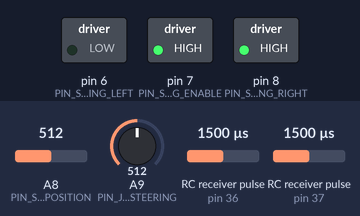
Bench run of a sketch on a simulated Teensy 4. Parts: switched loads named in the sketch (green lamp = pin HIGH). Wiring (inferred from the names in the program): 2 × RC receiver channel: data pin 36 / data pin 37. The inputs (shaded band) are chosen by the test bench; at power-on: RC receiver pulse (sensors on pin 36, pin 37) 1500 µs, A8 (PIN_STEERING_POSITION) = 512, A9 (PIN_JOYSTICK_STEERING) = 512. What the sketch prints to the serial monitor is not drawn.

Above: at 1.2 s.
1.3 s: RC receiver pulse (sensor on pin 36) set to 1544 µs
2.8 s: RC receiver pulse (sensor on pin 36) set to 1559 µs
At 4.0 s:
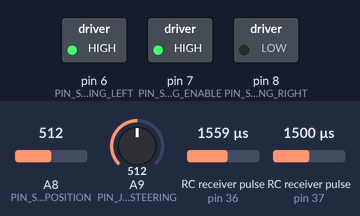
4.3 s: RC receiver pulse (sensor on pin 36) set to 1460 µs
5.8 s: RC receiver pulse (sensor on pin 36) set to 1434 µs
At 6.3 s:
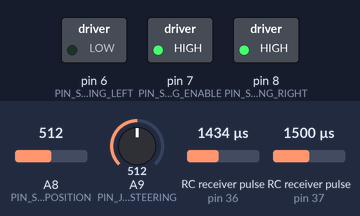
8.8 s: RC receiver pulse (sensor on pin 36) set to 1750 µs
At 9.8 s:
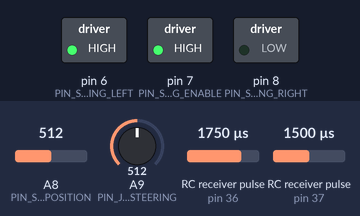
Timing chart, 0 to 11.3 s (numbered marks = the images above; inputs shaded):
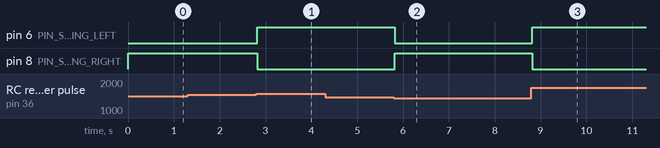

The sketch:

teensy_prototype.ino
```cpp
/**
 *
 * Sample code to demonstrate reading of the PWM singals from an RC controller to the Teensy 3.6
 *
 * A few things to note ...
 *    - currently set up to pins 36 (steering) and 37 (throttle).  Easily reconfigured via the pin numbers
 *    - much of this code is based on the original code (from the previous aruduino base) - loads of clean up is necessary
 *    - this is still interrupt driven
 *    - the output (in the serial console from b/c the debugging flag is on) will be the PWM signal length.  Would be better to have a scaling factor to turn this into a cannonical scale (0-1, or 0-100, or ...)
 */

#define PIN_RC_STEERING            36         // INPUT -- steering
#define PIN_RC_THROTTLE            37         // INPUT -- throttle
#define PIN_ESC_THROTTLE           9         // OUTPUT
#define PIN_STEERING_LEFT          6
#define PIN_STEERING_RIGHT         8
#define PIN_STEERING_ENABLE        7
#define PIN_JOYSTICK_STEERING      A9
#define PIN_STEERING_POSITION      A8

#define STEERING_MIN               200   // These numbers need to be tuned to maximum wheel turn amount
#define STEERING_MAX               800
#define STEERING_CENTER            500
#define STEERING_STOP_DELTA        10      // How close to target before stopping so we don't oscillate between 2 numbers
#define STEERING_START_DELTA       25      // How close to target before starting so we don't oscillate between 2 numbers
#define STEERING_SPEED             255   // PWM Value from 0 - 255 with 255 = max speed

#define OVERRIDE_TIMEOUT           4000     // in millis
#define OVERRIDE_THRESHOLD         50        // the window around resting which the parental controls must be out of in order to override the car controls
#define VELOCITY_INCR              0.35       // this sets the rate at which changes can be made to the PWM output signal -- higher the setting, faster the change

#define RC_IDLE                    1500
#define RC_MAX                     2000
#define RC_REV                     1000
#define RC_LEFT                    1000
#define RC_RIGHT                   2000
#define RC_LIMIT                   2500
#define RC_BUFFER_LIMIT            16
#define DEBUGGING                  true     // triggers additional logging over the serial line
#define DEBUGGING_JOYSTICK         false

volatile int prevTime_steering = 0;
volatile int idxSteering = 0;
int timesSteering[RC_BUFFER_LIMIT];
volatile int prevTime_Throttle = 0;
volatile int idxThrottle = 0;
int timesThrottle[RC_BUFFER_LIMIT];
bool inPulseSteering = false;
bool inPulseThrottle = false;
int rcSteeringPositionPWM = RC_IDLE;
float rcSteeringPositionPercent = 0.5;      // 50% represents center, 0% is full left and 100% is full right
int lastPulseThrottle = RC_IDLE;
int sameIdxCount = 0;
int lastIdx = 0;
bool RCrecvd = false;
unsigned long timeSinceOverride = OVERRIDE_TIMEOUT;
unsigned int passes = 0;
float lastYpwm = RC_IDLE;
int throttleSignal = 185;

int joystickSteering = 512;                 // Reading from X axis of joystick 0 - 1024
float joystickSteeringPercent = 0.5;        // 50% represents center, 0% is full left and 100% is full right
int steeringPosition = 0;                   // Reading from the Linear Actuator
int steeringTarget = 500;
bool isSteering = false;

void resetTimeArrays() {
  // initialize the time arrays, in case there's no RC receiver hooked up
  for (int i = 0; i < RC_BUFFER_LIMIT; i++) {
    timesSteering[i] = RC_IDLE;
    timesThrottle[i] = RC_IDLE;
  }

  RCrecvd = false;
}

/**
 * These three functions go together...
 *    handleSteeringInterrupt handles when the steering PWM input changes state
 *        ... it calls...
 *        (1) risingSteering ... handles when the signal is going high
 *        (2) fallingSteering ... handles when the signal is going low
 */
void handleSteeringInterrupt(){
  if(digitalRead(PIN_RC_STEERING) == 1){
    risingSteering();
  } else {
    fallingSteering();
  }
}

void risingSteering()
{
  if (!inPulseSteering) {
    RCrecvd = true;
    prevTime_steering = micros();
    inPulseSteering = true;
  }
}

void fallingSteering() {
  if (inPulseSteering) {
    RCrecvd = true;
    int lastTime = micros()-prevTime_steering;
    if ((lastTime > 0) && (lastTime < RC_LIMIT)) {
      idxSteering = ++idxSteering;
      idxSteering = idxSteering % RC_BUFFER_LIMIT;
      timesSteering[idxSteering] = lastTime;
    }
    inPulseSteering = false;
  }
}

/**
 * These three functions go together...
 *    handleThrottleInterrupt handles when the throttle PWM input changes state
 *        ... it calls...
 *        (1) risingThrottle ... handles when the signal is going high
 *        (2) fallingThrottle ... handles when the signal is going low
 */
void handleThrottleInterrupt(){
  if(digitalRead(PIN_RC_THROTTLE) == 1){
    risingThrottle();
  } else {
    fallingThrottle();
  }
}

void risingThrottle()
{
  if (!inPulseThrottle) {
    RCrecvd = true;
    prevTime_Throttle = micros();
    inPulseThrottle = true;
  }
}

void fallingThrottle() {
  if (inPulseThrottle) {
    RCrecvd = true;
    int lastTime = micros()-prevTime_Throttle;
    if ((lastTime > 0) && (lastTime < RC_LIMIT)) {
      idxThrottle = ++idxThrottle;
      idxThrottle = idxThrottle % RC_BUFFER_LIMIT;
      timesThrottle[idxThrottle] = lastTime;
    }
    inPulseThrottle = false;
  }
}


/**
 * Setup RC Interrupts, Steering Motor Controller Pins
 */
void setup() {
  pinMode(PIN_RC_STEERING, INPUT_PULLUP);
  attachInterrupt(digitalPinToInterrupt(PIN_RC_STEERING), &handleSteeringInterrupt, CHANGE);

  pinMode(PIN_RC_THROTTLE, INPUT_PULLUP);
  attachInterrupt(digitalPinToInterrupt(PIN_RC_THROTTLE), &handleThrottleInterrupt, CHANGE);

  pinMode(PIN_STEERING_LEFT, OUTPUT);
  pinMode(PIN_STEERING_RIGHT, OUTPUT);
  pinMode(PIN_STEERING_ENABLE, OUTPUT);
  analogWrite(PIN_STEERING_ENABLE, STEERING_SPEED);
}


/**
 * there's some extra stuff here... but the biggest thing is the debugging output
 *
 */
void loop() {

  passes = passes + 1;

  int iX_J = 0;
  int iY_J = 0;
  int iX_PWM = RC_IDLE;
  int iY_PWM = RC_IDLE;

  byte override = false;

  // monitor the RC input -- if no inputs for a while, force the current steering command to idle.  Otherwise, if a remote is switched off while driving,
  // that command will never stop and cannot be overridden by the child.
  //
  //  NOTE: THIS IS PROBABLY A BIT INCORRECT.  THE INDEX COUNTING METHOD USED HERE IS VERY DEPENDENT UPON CPU SPEED.  SHOULD PROBABLY BE TIME BASED!
  //
  int iCurIdxSteering = idxSteering;
  if (iCurIdxSteering == lastIdx) {
    sameIdxCount++;
  }
  else {
    sameIdxCount = 0;
    lastIdx = iCurIdxSteering;
  }

  // it's been too long, reset the RC arrays to idle.
  //
  //   NOTE: SEE THE PREVIOUS NOTE ABOUT THE INDEX COUNTING
  //
  if ((sameIdxCount > 2000) && RCrecvd) {
    resetTimeArrays();
    sameIdxCount = 0;
  }

  // confirm that the input is good (within bounds) and beyond the OVERRIDE_THRESHOLD
  if (abs(timesSteering[iCurIdxSteering] - RC_IDLE) > OVERRIDE_THRESHOLD) {
    if (rcSteeringPositionPWM != timesSteering[iCurIdxSteering]) {
      if (DEBUGGING) {
        Serial.print("idxSteering: ");
        Serial.print(iCurIdxSteering);
        Serial.print(" (");
        Serial.print(timesSteering[iCurIdxSteering]);
        Serial.println(")");

        Serial.print("overriding X with ");
        Serial.println(iX_PWM);
      }
      rcSteeringPositionPWM = timesSteering[iCurIdxSteering];
      calculateRCSteeringPercent();
    }

    // the parent has taking over the steering
    override = true;
      timeSinceOverride = millis();


    iX_PWM = rcSteeringPositionPWM;
    if (DEBUGGING) {
    }
  }
  else rcSteeringPositionPWM = RC_IDLE;

  int iCurIdxThrottle = idxThrottle;
  // confirm that the input is good (within bounds) and beyond the OVERRIDE_THRESHOLD
  if (abs(timesThrottle[iCurIdxThrottle] - RC_IDLE) > OVERRIDE_THRESHOLD) {
    if (lastPulseThrottle != timesThrottle[iCurIdxThrottle]) {
      if (DEBUGGING) {
        Serial.print("idxThrottle: ");
        Serial.print(iCurIdxThrottle);
        Serial.print(" (");
        Serial.print(timesThrottle[iCurIdxThrottle]);
        Serial.print(") ");
      }
      lastPulseThrottle = timesThrottle[iCurIdxThrottle];
    }
    // the parent has taken over the throttle
    override = true;
    timeSinceOverride = millis();
    iY_PWM = lastPulseThrottle;
    if (DEBUGGING) {
      Serial.print("overriding Y with ");
      Serial.println(iY_PWM);
    }
  }
  else lastPulseThrottle = RC_IDLE;

  // is the override still in effect?
  if ((millis() - timeSinceOverride) < OVERRIDE_TIMEOUT) override = true;

  readInputs();
  calculateJoystickSteeringPercent();
  calculateSteeringTarget(override);
  applySteering();
/*
  if (abs(iY_PWM - lastYpwm) < VELOCITY_INCR) lastYpwm = iY_PWM;
  if (iY_PWM > lastYpwm)
    lastYpwm += VELOCITY_INCR;
  else if (iY_PWM < lastYpwm)
    lastYpwm -= (VELOCITY_INCR);
  if (DEBUGGING) Serial.println(lastYpwm);
*/
/*
  //escThrottle.writeMicroseconds(int(lastYpwm));
  //escThrottle.write(75);
  // Do we need the servo library? Teensy can write PWM signal natively.
  throttleSignal = map(int(lastYpwm), 850, 2100, 130, 250);
      if (DEBUGGING) {
      Serial.print("throttleSignal: ");
      Serial.println(throttleSignal);
    }
  analogWrite(PIN_ESC_THROTTLE, throttleSignal);
*/
}

void readInputs() {
  joystickSteering = analogRead(PIN_JOYSTICK_STEERING);
  steeringPosition = analogRead(PIN_STEERING_POSITION);

  if (DEBUGGING_JOYSTICK) {
    Serial.print("Joystick X: ");
    Serial.println(joystickSteering);
    Serial.print("Steering Position: ");
    Serial.println(steeringPosition);
  }
}

void calculateSteeringTarget(byte override) {
  int targetPercent;
  if (override) {
    targetPercent = int(rcSteeringPositionPercent * 100);
  } else {
    targetPercent = int(joystickSteeringPercent * 100);
  }
  steeringTarget = constrain(map(targetPercent, 0, 100, STEERING_MIN, STEERING_MAX), STEERING_MIN, STEERING_MAX);
}

void applySteering() {
  int targetDelta = abs(steeringPosition - steeringTarget);

  // If we are currently steering only stop when we get really close to our target
  // However, if we have stopped steering, don't start up again until we get a little
  // farther from our target to avoid osciallation
  if ((isSteering && (targetDelta <= STEERING_STOP_DELTA))
      || (!isSteering && (targetDelta <= STEERING_START_DELTA))) {
    stopTurning();
  } else if (steeringPosition < steeringTarget) {
    turnLeft();
  } else {
    turnRight();
  }
}

void turnLeft() {
  if (DEBUGGING) {
    Serial.print("Turning Left: ");
    Serial.print(joystickSteeringPercent);
    Serial.print(" ");
    Serial.print(rcSteeringPositionPercent);
    Serial.print(" Target: ");
    Serial.print(steeringTarget);
    Serial.print("  Position: ");
    Serial.println(steeringPosition);
  }

  isSteering = true;
  digitalWrite(PIN_STEERING_LEFT, HIGH);
  digitalWrite(PIN_STEERING_RIGHT, LOW);
}

void turnRight() {
  if (DEBUGGING) {
    Serial.print("Turning Right: ");
    Serial.print(joystickSteeringPercent);
    Serial.print(" ");
    Serial.print(rcSteeringPositionPercent);
    Serial.print(" Target: ");
    Serial.print(steeringTarget);
    Serial.print("  Position: ");
    Serial.println(steeringPosition);
  }

  isSteering = true;
  digitalWrite(PIN_STEERING_LEFT, LOW);
  digitalWrite(PIN_STEERING_RIGHT, HIGH);
}

void stopTurning() {
  isSteering = false;
  digitalWrite(PIN_STEERING_LEFT, LOW);
  digitalWrite(PIN_STEERING_RIGHT, LOW);
}

void calculateRCSteeringPercent() {
  rcSteeringPositionPercent = constrain(float(rcSteeringPositionPWM - RC_LEFT) / float(RC_RIGHT - RC_LEFT), 0.0, 1.0);

  if (DEBUGGING) {
    Serial.print("RC Steering Percentage: ");
    Serial.println(rcSteeringPositionPercent);
  }
}

void calculateJoystickSteeringPercent() {
  joystickSteeringPercent = constrain(float(joystickSteering) / 1024.0, 0.0, 1.0);

  if (DEBUGGING_JOYSTICK) {
    Serial.print("Joystick Steering Percentage: ");
    Serial.println(joystickSteeringPercent);
  }
}
```

Measured:
- the behaviour switches between 1550 and 1551 µs on RC receiver pulse (sensor on pin 36) (found by bisection; images 0 and 1)
- the behaviour switches between 1450 and 1449 µs on RC receiver pulse (sensor on pin 36) (found by bisection; images 1 and 2)
- after the input at 2.8 s, pin 6 (PIN_STEERING_LEFT): LOW → HIGH at once; pin 8 (PIN_STEERING_RIGHT): HIGH → LOW at once
- after the input at 5.8 s, pin 6 (PIN_STEERING_LEFT): HIGH → LOW after 0.02 s instead of 2.5 s; pin 8 (PIN_STEERING_RIGHT): LOW → HIGH after 0.02 s instead of 2.5 s
- after the input at 8.8 s, pin 6 (PIN_STEERING_LEFT): LOW → HIGH at once; pin 8 (PIN_STEERING_RIGHT): HIGH → LOW at once
